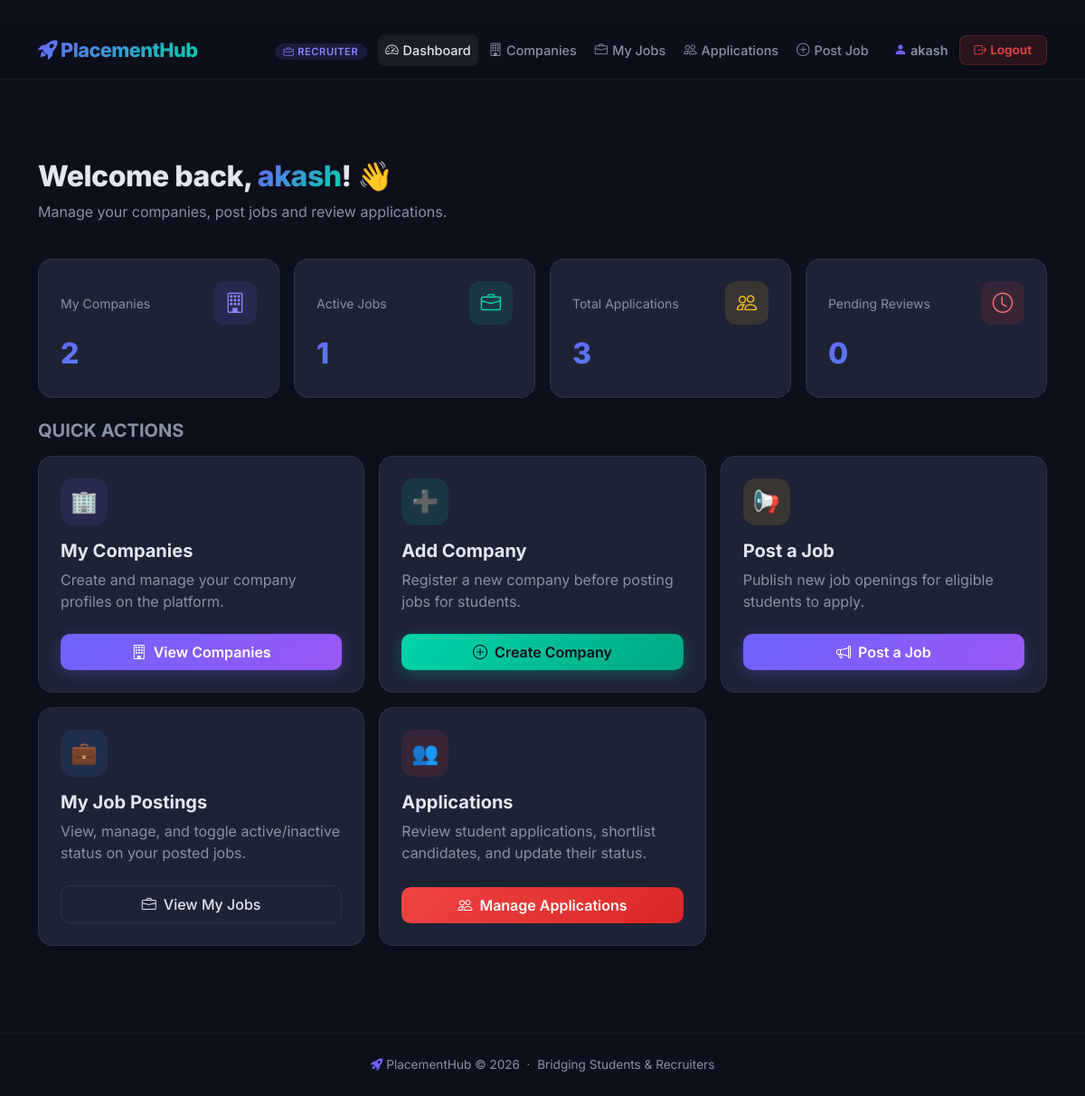
The app's page /accounts/recruiter/dashboard/ (signed in) with its own data.
### accounts/models.py (models this page shows, shortened)
class User(AbstractUser):
    ROLE_CHOICES = [
        ('student', 'Student'),
        ('recruiter', 'Recruiter'),
    ]
    role = models.CharField(
        max_length=20,
        choices=ROLE_CHOICES,
        default='student'
    )

### accounts/views.py (the view)
# urls.py: path('recruiter/dashboard/', views.recruiter_dashboard, name='recruiter_dashboard'),
@login_required
def recruiter_dashboard(request):
    if request.user.role != 'recruiter':
        return redirect('home')
    from applications.models import Application
    from jobs.models import Company, Job
    companies = Company.objects.filter(recruiter=request.user)
    company_count = companies.count()
    job_count = Job.objects.filter(company__in=companies, is_active=True).count()
    application_count = Application.objects.filter(job__company__in=companies).count()
    pending_count = Application.objects.filter(job__company__in=companies, status='pending').count()
    return render(
        request,
        'accounts/recruiter_dashboard.html',
        {
            'company_count': company_count,
            'job_count': job_count,
            'application_count': application_count,
            'pending_count': pending_count,
        }
    )

### accounts/templates/accounts/recruiter_dashboard.html (shortened to what this page needs)
{% extends "core/base.html" %}
{% block nav_rec_dashboard %}active{% endblock %}
{% block content %}
<div class="container py-5">
  <div class="ph-page-header fade-in">
    <h2>Welcome back, <span class="gradient-text">{{ request.user.username }}</span>! 👋</h2>
    <p class="text-muted">Manage your companies, post jobs and review applications.</p>
  </div>
  <div class="row g-3 mb-4 fade-in fade-in-delay-1">
    <div class="col-md-3">
      <div class="stat-card">
        <div class="d-flex align-items-center justify-content-between mb-2">
          <span class="text-muted small">My Companies</span>
          <div class="stat-icon" style="background:rgba(108,99,255,0.12);"><i class="bi bi-building" style="color:var(--ph-primary-light);"></i></div>
        </div>
        <div class="stat-number gradient-text">{{ company_count|default:"0" }}</div>
      </div>
    </div>
    <div class="col-md-3">
      <div class="stat-card">
        <div class="d-flex align-items-center justify-content-between mb-2">
          <span class="text-muted small">Active Jobs</span>
          <div class="stat-icon" style="background:rgba(0,212,170,0.12);"><i class="bi bi-briefcase" style="color:var(--ph-accent);"></i></div>
        </div>
        <div class="stat-number gradient-text">{{ job_count|default:"0" }}</div>
      </div>
    </div>
    <div class="col-md-3">
      <div class="stat-card">
        <div class="d-flex align-items-center justify-content-between mb-2">
          <span class="text-muted small">Total Applications</span>
          <div class="stat-icon" style="background:rgba(251,191,36,0.12);"><i class="bi bi-people" style="color:var(--ph-gold);"></i></div>
        </div>
        <div class="stat-number gradient-text">{{ application_count|default:"0" }}</div>
      </div>
    </div>
    <div class="col-md-3">
      <div class="stat-card">
        <div class="d-flex align-items-center justify-content-between mb-2">
          <span class="text-muted small">Pending Reviews</span>
          <div class="stat-icon" style="background:rgba(239,68,68,0.12);"><i class="bi bi-clock" style="color:#f87171;"></i></div>
        </div>
        <div class="stat-number gradient-text">{{ pending_count|default:"0" }}</div>
      </div>
    </div>
  </div>
  <h5 class="fw-bold mb-3 fade-in fade-in-delay-1" style="color:var(--ph-muted);">QUICK ACTIONS</h5>
  <div class="row g-3 fade-in fade-in-delay-2">
    <div class="col-md-6 col-lg-4">
      <div class="ph-card p-4 h-100 d-flex flex-column">
        <div class="mb-3" style="width:52px;height:52px;border-radius:14px;background:rgba(108,99,255,0.12);display:flex;align-items:center;justify-content:center;font-size:1.5rem;">🏢</div>
        <h5 class="fw-bold">My Companies</h5>
        <p class="text-muted flex-grow-1">Create and manage your company profiles on the platform.</p>
        <a href="{% url 'company_list' %}" class="btn btn-ph-primary mt-2"><i class="bi bi-building me-2"></i>View Companies</a>
      </div>
    </div>
    <div class="col-md-6 col-lg-4">
      <div class="ph-card p-4 h-100 d-flex flex-column">
        <div class="mb-3" style="width:52px;height:52px;border-radius:14px;background:rgba(0,212,170,0.12);display:flex;align-items:center;justify-content:center;font-size:1.5rem;">➕</div>
        <h5 class="fw-bold">Add Company</h5>
        <p class="text-muted flex-grow-1">Register a new company before posting jobs for students.</p>
        <a href="{% url 'create_company' %}" class="btn btn-ph-accent mt-2"><i class="bi bi-plus-circle me-2"></i>Create Company</a>
      </div>
    </div>
    <div class="col-md-6 col-lg-4">
      <div class="ph-card p-4 h-100 d-flex flex-column">
        <div class="mb-3" style="width:52px;height:52px;border-radius:14px;background:rgba(251,191,36,0.12);display:flex;align-items:center;justify-content:center;font-size:1.5rem;">📢</div>
        <h5 class="fw-bold">Post a Job</h5>
        <p class="text-muted flex-grow-1">Publish new job openings for eligible students to apply.</p>
        <a href="{% url 'create_job' %}" class="btn btn-ph-primary mt-2"><i class="bi bi-megaphone me-2"></i>Post a Job</a>
      </div>
    </div>
    <div class="col-md-6 col-lg-4">
      <div class="ph-card p-4 h-100 d-flex flex-column">
        <div class="mb-3" style="width:52px;height:52px;border-radius:14px;background:rgba(59,130,246,0.12);display:flex;align-items:center;justify-content:center;font-size:1.5rem;">💼</div>
        <h5 class="fw-bold">My Job Postings</h5>
        <p class="text-muted flex-grow-1">View, manage, and toggle active/inactive status on your posted jobs.</p>
        <a href="{% url 'job_list' %}" class="btn btn-ph-outline mt-2"><i class="bi bi-briefcase me-2"></i>View My Jobs</a>
      </div>
    </div>
    <div class="col-md-6 col-lg-4">
      <div class="ph-card p-4 h-100 d-flex flex-column">
        <div class="mb-3" style="width:52px;height:52px;border-radius:14px;background:rgba(239,68,68,0.12);display:flex;align-items:center;justify-content:center;font-size:1.5rem;">👥</div>
        <h5 class="fw-bold">Applications</h5>
        <p class="text-muted flex-grow-1">Review student applications, shortlist candidates, and update their status.</p>
        <a href="{% url 'recruiter_applications' %}" class="btn btn-ph-danger mt-2"><i class="bi bi-people me-2"></i>Manage Applications</a>
      </div>
    </div>
  </div>
</div>
{% endblock %}

### core/templates/core/base.html (shortened to what this page needs)
﻿<!DOCTYPE html>
<html lang="en">
<head>
    <link href="https://cdn.jsdelivr.net/npm/bootstrap@5.3.3/dist/css/bootstrap.min.css" rel="stylesheet">
    <link href="https://cdn.jsdelivr.net/npm/bootstrap-icons@1.11.3/font/bootstrap-icons.min.css" rel="stylesheet">
</head>
<body>
    <nav class="ph-nav navbar navbar-expand-lg">
        <div class="container">
            <a class="navbar-brand" href="{% url 'home' %}">
                <i class="bi bi-rocket-takeoff-fill me-1"></i>PlacementHub
            </a>
            <div class="collapse navbar-collapse" id="navMenu">
                <ul class="navbar-nav ms-auto align-items-center gap-1">
                    {% if user.is_authenticated %}
                        <li class="nav-item me-2">
                            <span class="role-badge {% if user.role == 'student' %}student{% else %}recruiter{% endif %}">
                                <i class="bi {% if user.role == 'student' %}bi-mortarboard{% else %}bi-briefcase{% endif %} me-1"></i>{{ user.role|title }}
                            </span>
                        </li>
                        {% if user.role == 'student' %}
                            <li class="nav-item"><a class="nav-link {% block nav_dashboard %}{% endblock %}" href="{% url 'student_dashboard' %}"><i class="bi bi-speedometer2"></i>Dashboard</a></li>
                            <li class="nav-item"><a class="nav-link {% block nav_jobs %}{% endblock %}" href="{% url 'browse_jobs' %}"><i class="bi bi-search"></i>Browse Jobs</a></li>
                            <li class="nav-item"><a class="nav-link {% block nav_applications %}{% endblock %}" href="{% url 'my_applications' %}"><i class="bi bi-file-earmark-text"></i>My Applications</a></li>
                            <li class="nav-item"><a class="nav-link {% block nav_profile %}{% endblock %}" href="{% url 'student_profile' %}"><i class="bi bi-person-circle"></i>Profile</a></li>
                        {% else %}
                            <li class="nav-item"><a class="nav-link {% block nav_rec_dashboard %}{% endblock %}" href="{% url 'recruiter_dashboard' %}"><i class="bi bi-speedometer2"></i>Dashboard</a></li>
                            <li class="nav-item"><a class="nav-link {% block nav_companies %}{% endblock %}" href="{% url 'company_list' %}"><i class="bi bi-building"></i>Companies</a></li>
                            <li class="nav-item"><a class="nav-link {% block nav_my_jobs %}{% endblock %}" href="{% url 'job_list' %}"><i class="bi bi-briefcase"></i>My Jobs</a></li>
                            <li class="nav-item"><a class="nav-link {% block nav_rec_apps %}{% endblock %}" href="{% url 'recruiter_applications' %}"><i class="bi bi-people"></i>Applications</a></li>
                            <li class="nav-item"><a class="nav-link" href="{% url 'create_job' %}"><i class="bi bi-plus-circle"></i>Post Job</a></li>
                        {% endif %}
                        <li class="nav-item ms-2">
                            <span class="nav-link" style="color: var(--ph-text); font-weight: 600; font-size:0.9rem; cursor:default;">
                                <i class="bi bi-person-fill me-1" style="color: var(--ph-primary);"></i>{{ user.username }}
                            </span>
                        </li>
                        <li class="nav-item">
                            <form method="post" action="{% url 'logout' %}" class="d-inline">
                                <button type="submit" class="btn btn-logout"><i class="bi bi-box-arrow-right me-1"></i>Logout</button>
                            </form>
                        </li>
                    {% else %}
                        <li class="nav-item"><a class="nav-link" href="{% url 'login' %}"><i class="bi bi-box-arrow-in-right"></i>Login</a></li>
                        <li class="nav-item ms-1"><a class="btn btn-ph-primary btn-sm" href="{% url 'register' %}">Get Started</a></li>
                    {% endif %}
                </ul>
            </div>
        </div>
    </nav>
    <main>{% block content %}{% endblock %}</main>
    <footer class="ph-footer">
        <p class="mb-0"><i class="bi bi-rocket-takeoff-fill me-1" style="color: var(--ph-primary);"></i>PlacementHub &copy; 2026 &nbsp;&middot;&nbsp; Bridging Students &amp; Recruiters</p>
    </footer>
</body>
</html>

### core/templates/core/base.html (style rules this page uses)
:root { --ph-bg: #0d0f1a; --ph-surface: #161928; --ph-card: #1e2235; --ph-card-hover: #252840; --ph-border: rgba(255,255,255,0.07); --ph-primary: #6c63ff; --ph-primary-light: #8b83ff; --ph-accent: #00d4aa; --ph-accent2: #ff6b6b; --ph-gold: #fbbf24; --ph-text: #e2e8f0; --ph-muted: #8892a4; --ph-nav-height: 64px; }
* { box-sizing: border-box; }
body { font-family: 'Inter', sans-serif; background: var(--ph-bg); color: var(--ph-text); min-height: 100vh; display: flex; flex-direction: column; }
.ph-nav { background: rgba(13,15,26,0.97); backdrop-filter: blur(12px); border-bottom: 1px solid var(--ph-border); height: var(--ph-nav-height); position: sticky; top: 0; z-index: 1000; }
.ph-nav .navbar-brand { font-weight: 800; font-size: 1.35rem; background: linear-gradient(135deg, var(--ph-primary), var(--ph-accent)); -webkit-background-clip: text; -webkit-text-fill-color: transparent; background-clip: text; letter-spacing: -0.5px; }
.ph-nav .nav-link { color: var(--ph-muted) !important; font-weight: 500; font-size: 0.9rem; transition: color 0.2s; padding: 0.4rem 0.75rem; border-radius: 8px; }
.ph-nav .nav-link:hover, .ph-nav .nav-link.active { color: var(--ph-text) !important; background: rgba(255,255,255,0.06); }
.ph-nav .nav-link i { margin-right: 5px; }
.role-badge { font-size: 0.7rem; font-weight: 600; padding: 2px 10px; border-radius: 20px; text-transform: uppercase; letter-spacing: 0.5px; }
.role-badge.recruiter { background: rgba(108,99,255,0.15); color: var(--ph-primary-light); }
.btn-ph-primary { background: linear-gradient(135deg, var(--ph-primary), #9b58f5); border: none; color: #fff; font-weight: 600; border-radius: 10px; padding: 0.5rem 1.25rem; transition: all 0.25s; box-shadow: 0 4px 15px rgba(108,99,255,0.3); }
.btn-ph-accent { background: linear-gradient(135deg, var(--ph-accent), #00a882); border: none; color: #0d0f1a; font-weight: 600; border-radius: 10px; padding: 0.5rem 1.25rem; transition: all 0.25s; box-shadow: 0 4px 15px rgba(0,212,170,0.3); }
.btn-ph-outline { background: transparent; border: 1px solid var(--ph-border); color: var(--ph-text); font-weight: 500; border-radius: 10px; padding: 0.5rem 1.25rem; transition: all 0.25s; }
.btn-ph-danger { background: linear-gradient(135deg, #ef4444, #dc2626); border: none; color: #fff; font-weight: 600; border-radius: 10px; padding: 0.5rem 1.25rem; transition: all 0.25s; }
.btn-logout { background: rgba(239,68,68,0.12); border: 1px solid rgba(239,68,68,0.25); color: #ef4444; font-weight: 600; border-radius: 8px; font-size: 0.85rem; padding: 0.35rem 1rem; transition: all 0.2s; }
.ph-card { background: var(--ph-card); border: 1px solid var(--ph-border); border-radius: 16px; transition: all 0.25s; }
.ph-page-header { padding: 2.5rem 0 1.5rem; }
.ph-page-header h1, .ph-page-header h2 { font-weight: 800; letter-spacing: -0.5px; }
.gradient-text { background: linear-gradient(135deg, var(--ph-primary), var(--ph-accent)); -webkit-background-clip: text; -webkit-text-fill-color: transparent; background-clip: text; }
.stat-card { background: var(--ph-card); border: 1px solid var(--ph-border); border-radius: 16px; padding: 1.5rem; }
.stat-card .stat-icon { width: 48px; height: 48px; border-radius: 12px; display: flex; align-items: center; justify-content: center; font-size: 1.4rem; }
.stat-card .stat-number { font-size: 2rem; font-weight: 800; letter-spacing: -1px; }
.ph-footer { margin-top: auto; padding: 1.5rem 0; border-top: 1px solid var(--ph-border); text-align: center; color: var(--ph-muted); font-size: 0.85rem; }
main { flex: 1; padding: 0 0 3rem; }
.fade-in { animation: fadeInUp 0.4s ease both; }
.fade-in-delay-1 { animation-delay: 0.1s; }
.fade-in-delay-2 { animation-delay: 0.2s; }
.text-muted { color: var(--ph-muted) !important; }
a { color: var(--ph-primary-light); }

### records on screen
User: role "RECRUITER", username "akash", user.username "akash"

### other values on screen
{{ company_count|default:"0" }} "2"
{{ job_count|default:"0" }} "1"
{{ application_count|default:"0" }} "3"
{{ pending_count|default:"0" }} "0"
